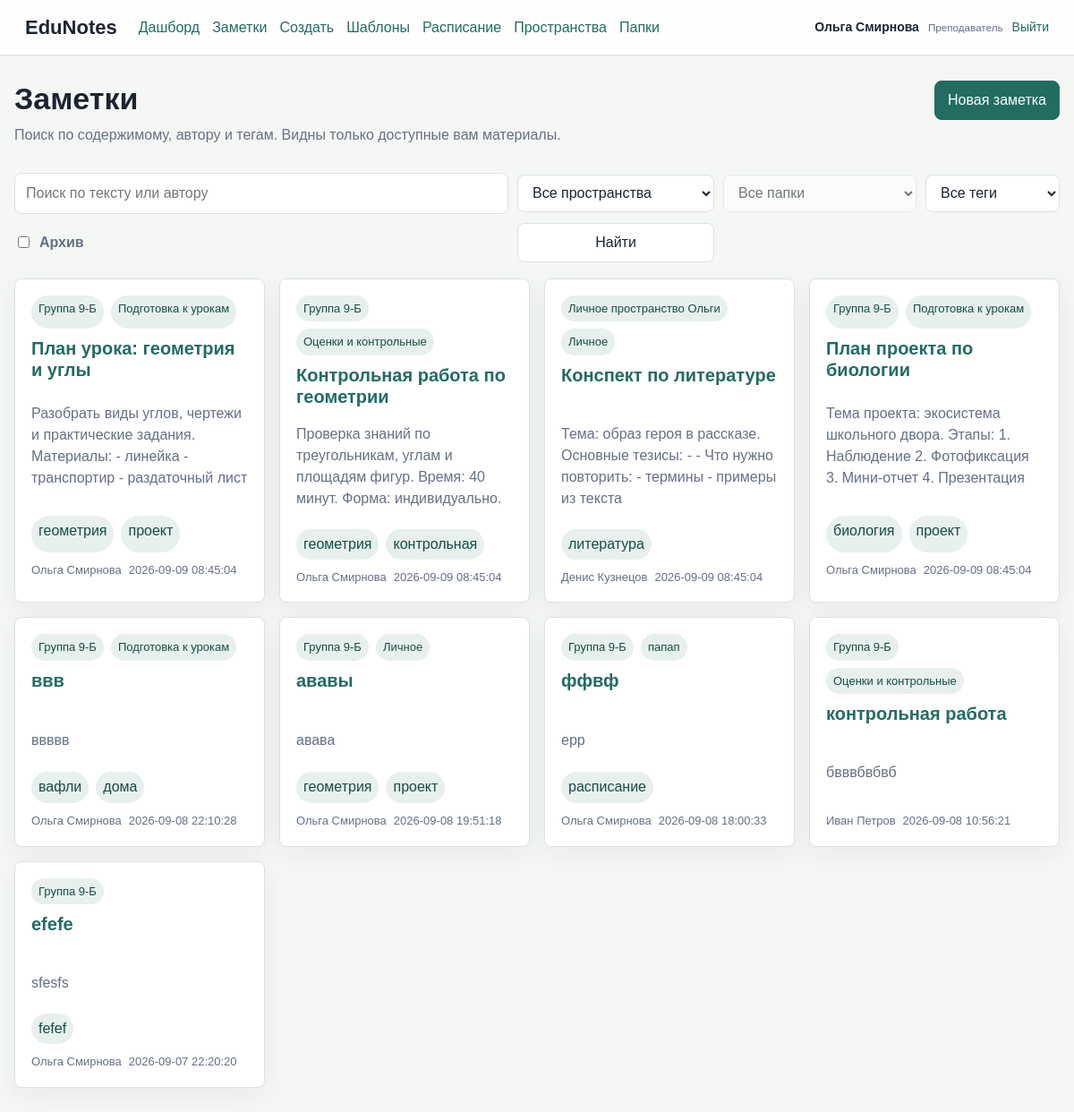
The app's page /notes (signed in) with its own data.
### tables this page shows
CREATE TABLE users (
    id INTEGER PRIMARY KEY AUTOINCREMENT,
    name TEXT NOT NULL,
    email TEXT NOT NULL UNIQUE,
    password_hash TEXT NOT NULL,
    role TEXT NOT NULL CHECK (role IN ('superadmin', 'org_admin', 'teacher', 'student', 'parent')),
    child_user_id INTEGER REFERENCES users(id) ON DELETE SET NULL,
    created_at TEXT NOT NULL DEFAULT CURRENT_TIMESTAMP
);

CREATE TABLE notes (
    id INTEGER PRIMARY KEY AUTOINCREMENT,
    workspace_id INTEGER NOT NULL REFERENCES workspaces(id) ON DELETE CASCADE,
    folder_id INTEGER REFERENCES folders(id) ON DELETE SET NULL,
    author_id INTEGER NOT NULL REFERENCES users(id) ON DELETE CASCADE,
    title TEXT NOT NULL,
    content TEXT NOT NULL DEFAULT '',
    lesson_date TEXT,
    lesson_time TEXT, 
    is_archived INTEGER NOT NULL DEFAULT 0,
    created_at TEXT NOT NULL DEFAULT CURRENT_TIMESTAMP,
    updated_at TEXT NOT NULL DEFAULT CURRENT_TIMESTAMP
);

### app.py (the view)
@app.route("/notes")
@login_required
def notes():
    q = request.args.get("q", "").strip()
    tag = request.args.get("tag", "").strip().lower()
    archived = request.args.get("archived") == "1"
    workspace_id = request.args.get("workspace_id", type=int)
    folder_id = request.args.get("folder_id", type=int)
    filters = ["n.is_archived = ?"]
    params: list = [1 if archived else 0]
    if q:
        filters.append("(n.title LIKE ? OR n.content LIKE ? OR u.name LIKE ?)")
        like = f"%{q}%"
        params.extend([like, like, like])
    if tag:
        filters.append("n.id IN (SELECT note_id FROM note_tags nt JOIN tags t ON t.id = nt.tag_id WHERE t.name = ?)")
        params.append(tag)
    if workspace_id:
        filters.append("n.workspace_id = ?")
        params.append(workspace_id)
    if folder_id:
        filters.append("n.folder_id = ?")
        params.append(folder_id)
    elif folder_id == 0:  # специальное значение для «Без папки»
        filters.append("n.folder_id IS NULL")
    if g.user["role"] not in {"superadmin", "org_admin"}:
        filters.append(
            """
            (n.author_id = ? OR n.id IN (
                SELECT note_id FROM note_access WHERE user_id = ?
            ))
            """
        )
        params.extend([g.user["id"], g.user["id"]])
    items = query_all(
        f"""
        SELECT n.*, u.name AS author_name, w.name AS workspace_name, f.name AS folder_name,
               GROUP_CONCAT(t.name, ', ') AS tag_names
        FROM notes n
        JOIN users u ON u.id = n.author_id
        JOIN workspaces w ON w.id = n.workspace_id
        LEFT JOIN folders f ON f.id = n.folder_id
        LEFT JOIN note_tags nt ON nt.note_id = n.id
        LEFT JOIN tags t ON t.id = nt.tag_id
        WHERE {' AND '.join(filters)}
        GROUP BY n.id
        ORDER BY n.updated_at DESC
        """,
        tuple(params),
    )
    all_tags = query_all("SELECT name FROM tags ORDER BY name")
    if g.user["role"] in {"superadmin", "org_admin"}:
        workspaces = query_all("SELECT * FROM workspaces ORDER BY name")
    else:
        workspaces = query_all(
            """
            SELECT * FROM workspaces
            WHERE kind = 'group' OR (kind = 'personal' AND owner_id = ?)
            ORDER BY name
            """,
            (g.user["id"],)
        )
    if workspace_id:
        folders = query_all(
            "SELECT * FROM folders WHERE workspace_id = ? ORDER BY name",
            (workspace_id,)
        )
    else:
        if g.user["role"] in {"superadmin", "org_admin"}:
            folders = query_all("SELECT * FROM folders ORDER BY name")
        else:
            folders = query_all(
                """
                SELECT f.* FROM folders f
                JOIN workspaces w ON w.id = f.workspace_id
                WHERE w.kind = 'group' OR (w.kind = 'personal' AND w.owner_id = ?)
                ORDER BY f.name
                """,
                (g.user["id"],)
            )
    return render_template(
        "notes.html",
        notes=items,
        q=q,
        tag=tag,
        archived=archived,
        tags=all_tags,
        workspaces=workspaces,
        folders=folders,
        selected_workspace_id=workspace_id,
        selected_folder_id=folder_id,
    )

### app.py (called while the page is built)
def create_app() -> Flask:
    app = Flask(__name__)
    app.config["SECRET_KEY"] = os.environ.get("SECRET_KEY", "dev-secret-change-me")
    app.config["DATABASE"] = DATABASE
    @app.before_request
    def load_current_user() -> None:
        user_id = session.get("user_id")
        g.user = None
        if user_id:
            g.user = query_one("SELECT * FROM users WHERE id = ?", (user_id,))
    @app.context_processor
    def inject_globals() -> dict:
        return {
        "ROLES": ROLES,
        "ACCESS_LEVELS": ACCESS_LEVELS,
        "NOTE_TEMPLATE_ROLES": NOTE_TEMPLATE_ROLES,
        "can_delete_user": can_delete_user,
    }
    return app

def get_db() -> sqlite3.Connection:
    if "db" not in g:
        g.db = sqlite3.connect(app.config["DATABASE"])
        g.db.row_factory = sqlite3.Row
        g.db.execute("PRAGMA foreign_keys = ON")
    return g.db

def query_all(sql: str, params: tuple = ()) -> list[sqlite3.Row]:
    return get_db().execute(sql, params).fetchall()

def query_one(sql: str, params: tuple = ()) -> sqlite3.Row | None:
    return get_db().execute(sql, params).fetchone()

def login_required(view):
    @wraps(view)
    def wrapped_view(**kwargs):
        if g.user is None:
            return redirect(url_for("login"))
        return view(**kwargs)
    return wrapped_view

### templates/notes.html (shortened to what this page needs)
{% extends "base.html" %}
{% block content %}
<section class="section-head">
    <div>
        <h1>{{ 'Архив заметок' if archived else 'Заметки' }}</h1>
        <p>Поиск по содержимому, автору и тегам. Видны только доступные вам материалы.</p>
    </div>
    <a class="button primary" href="{{ url_for('note_new') }}">Новая заметка</a>
</section>
<form class="filters" method="get">
    <input name="q" placeholder="Поиск по тексту или автору" value="{{ q }}">
    <select name="workspace_id" onchange="this.form.submit()">
        <option value="">Все пространства</option>
    </select>
    <select name="folder_id" {% if not selected_workspace_id %}disabled{% endif %}>
        <option value="">Все папки</option>
    </select>
    <select name="tag">
        <option value="">Все теги</option>
    </select>
    <label class="checkline">
        <input type="checkbox" name="archived" value="1" {% if archived %}checked{% endif %}>
        Архив
    </label>
    <button type="submit">Найти</button>
</form>
<section class="note-grid">
    {% for note in notes %}
        <article class="note-card">
            <div class="note-card__meta">
                <span>{{ note.workspace_name }}</span>
                {% if note.folder_name %}<span>{{ note.folder_name }}</span>{% endif %}
            </div>
            <h2><a href="{{ url_for('note_detail', note_id=note.id) }}">{{ note.title }}</a></h2>
            <p>{{ note.content[:180] }}{% if note.content|length > 180 %}...{% endif %}</p>
            <div class="tag-row">
                {% for tag_name in (note.tag_names or '').split(', ') if tag_name %}
                    <a href="{{ url_for('notes', tag=tag_name) }}">{{ tag_name }}</a>
                {% endfor %}
            </div>
            <footer>
                <span>{{ note.author_name }}</span>
                <span>{{ note.updated_at }}</span>
            </footer>
        </article>
    {% else %}
        <div class="empty-state">Заметки не найдены.</div>
    {% endfor %}
</section>
{% endblock %}

### templates/base.html (shortened to what this page needs)
<!doctype html>
<html lang="ru">
<head>
    <link rel="stylesheet" href="{{ url_for('static', filename='styles.css') }}">
</head>
<body>
    <header class="topbar">
        <a class="brand" href="{{ url_for('notes') if g.user else url_for('login') }}">EduNotes</a>
        {% if g.user %}
            <nav class="nav">
                <a href="{{ url_for('dashboard') }}">Дашборд</a>
                <a href="{{ url_for('notes') }}">Заметки</a>
                <a href="{{ url_for('note_new') }}">Создать</a>
                <a href="{{ url_for('note_templates') }}">Шаблоны</a>
                <a href="{{ url_for('schedule') }}">Расписание</a>
                <a href="{{ url_for('workspaces') }}">Пространства</a>
                <a href="{{ url_for('folders') }}">Папки</a>
            </nav>
            <div class="user-chip">
                <span>{{ g.user.name }}</span>
                <small>{{ ROLES[g.user.role] }}</small>
                <a href="{{ url_for('logout') }}">Выйти</a>
            </div>
        {% endif %}
    </header>
    <main class="page">
        {% block content %}{% endblock %}
    </main>
</body>
</html>

### static/styles.css (style rules this page uses)
:root { color-scheme: light; --bg: #f5f7f4; --panel: #ffffff; --text: #1c2430; --muted: #647084; --line: #dce2df; --primary: #226c62; --primary-dark: #164d46; --accent: #c44c31; --soft: #e7f0ed; --danger: #b92f2f; }
* { box-sizing: border-box; }
body { margin: 0; background: var(--bg); color: var(--text); font-family: Arial, Helvetica, sans-serif; line-height: 1.5; }
a { color: var(--primary); text-decoration: none; }
.topbar { position: sticky; top: 0; z-index: 5; display: flex; align-items: center; gap: 24px; padding: 14px 28px; border-bottom: 1px solid var(--line); background: rgba(255, 255, 255, 0.94); }
.brand { color: var(--text); font-size: 22px; font-weight: 800; }
.nav { display: flex; gap: 14px; margin-right: auto; }
.user-chip { display: flex; align-items: center; gap: 10px; color: var(--muted); font-size: 14px; }
.user-chip span { color: var(--text); font-weight: 700; }
.page { width: min(1180px, calc(100% - 32px)); margin: 28px auto 56px; }
.section-head, .note-toolbar { display: flex; align-items: flex-start; justify-content: space-between; gap: 18px; margin-bottom: 18px; }
h1, h2 { margin: 0 0 8px; line-height: 1.2; }
h1 { font-size: 34px; }
h2 { font-size: 20px; }
p { margin: 0 0 12px; }
.muted, .section-head p { color: var(--muted); }
.panel, .note-card, .empty-state { border: 1px solid var(--line); border-radius: 8px; background: var(--panel); box-shadow: 0 8px 28px rgba(32, 40, 47, 0.06); }
button, .button { display: inline-flex; align-items: center; justify-content: center; min-height: 40px; padding: 9px 14px; border: 1px solid var(--line); border-radius: 8px; background: #fff; color: var(--text); font: inherit; cursor: pointer; }
.primary { border-color: var(--primary); background: var(--primary); color: #fff; }
input, select, textarea { width: 100%; min-height: 42px; padding: 10px 12px; border: 1px solid var(--line); border-radius: 8px; background: #fff; color: var(--text); font: inherit; }
label { display: grid; gap: 7px; color: var(--muted); font-weight: 700; }
.filters { display: grid; grid-template-columns: minmax(260px, 1fr) 220px auto auto; gap: 10px; align-items: center; margin-bottom: 18px; }
.checkline { display: flex; align-items: center; gap: 8px; white-space: nowrap; }
.checkline input { width: auto; min-height: auto; }
.note-grid { display: grid; grid-template-columns: repeat(auto-fill, minmax(280px, 1fr)); gap: 16px; }
.note-card { display: grid; gap: 10px; padding: 18px; }
.note-card h2 { min-height: 48px; }
.note-card p { color: var(--muted); }
.note-card footer, .note-footer, .note-card__meta { display: flex; flex-wrap: wrap; gap: 8px; color: var(--muted); font-size: 13px; }
.note-card__meta span, .tag-row a, .access-list span { display: inline-flex; padding: 5px 8px; border-radius: 999px; background: var(--soft); color: var(--primary-dark); }
.tag-row { display: flex; flex-wrap: wrap; gap: 8px; }
.filters select { min-width: 150px; }
.filters select:disabled { opacity: 0.6; cursor: not-allowed; }

### records on screen
users: user.name "Ольга Смирнова", role "Преподаватель"
notes: workspace_name "Группа 9-Б", folder_name "Подготовка к урокам", title "План урока: геометрия и углы", content "Разобрать виды углов, чертежи и практические задания. Материалы: - линейка - транспортир - раздаточный лист", tag_name "геометрия" "проект", author_name "Ольга Смирнова", updated_at "2026-09-09 08:45:04"
notes: workspace_name "Группа 9-Б", folder_name "Оценки и контрольные", title "Контрольная работа по геометрии", content "Проверка знаний по треугольникам, углам и площадям фигур. Время: 40 минут. Форма: индивидуально.", tag_name "геометрия" "контрольная", author_name "Ольга Смирнова", updated_at "2026-09-09 08:45:04"
notes: workspace_name "Личное пространство Ольги", folder_name "Личное", title "Конспект по литературе", content "Тема: образ героя в рассказе. Основные тезисы: - - Что нужно повторить: - термины - примеры из текста", tag_name "литература", author_name "Денис Кузнецов", updated_at "2026-09-09 08:45:04"
notes: workspace_name "Группа 9-Б", folder_name "Подготовка к урокам", title "План проекта по биологии", content "Тема проекта: экосистема школьного двора. Этапы: 1. Наблюдение 2. Фотофиксация 3. Мини-отчет 4. Презентация", tag_name "биология" "проект", author_name "Ольга Смирнова", updated_at "2026-09-09 08:45:04"
notes: workspace_name "Группа 9-Б", folder_name "Подготовка к урокам", title "ввв", content "ввввв", tag_name "вафли" "дома", author_name "Ольга Смирнова", updated_at "2026-09-08 22:10:28"
notes: workspace_name "Группа 9-Б", folder_name "Личное", title "ававы", content "авава", tag_name "геометрия" "проект", author_name "Ольга Смирнова", updated_at "2026-09-08 19:51:18"
notes: workspace_name "Группа 9-Б", folder_name "папап", title "ффвф", content "ерр", tag_name "расписание", author_name "Ольга Смирнова", updated_at "2026-09-08 18:00:33"
notes: workspace_name "Группа 9-Б", folder_name "Оценки и контрольные", title "контрольная работа", content "бвввбвбвб", author_name "Иван Петров", updated_at "2026-09-08 10:56:21"
notes: workspace_name "Группа 9-Б", title "efefe", content "sfesfs", tag_name "fefef", author_name "Ольга Смирнова", updated_at "2026-09-07 22:20:20"

### other values on screen
{{ 'Архив заметок' if archived else 'Заметки' }} "Заметки"
